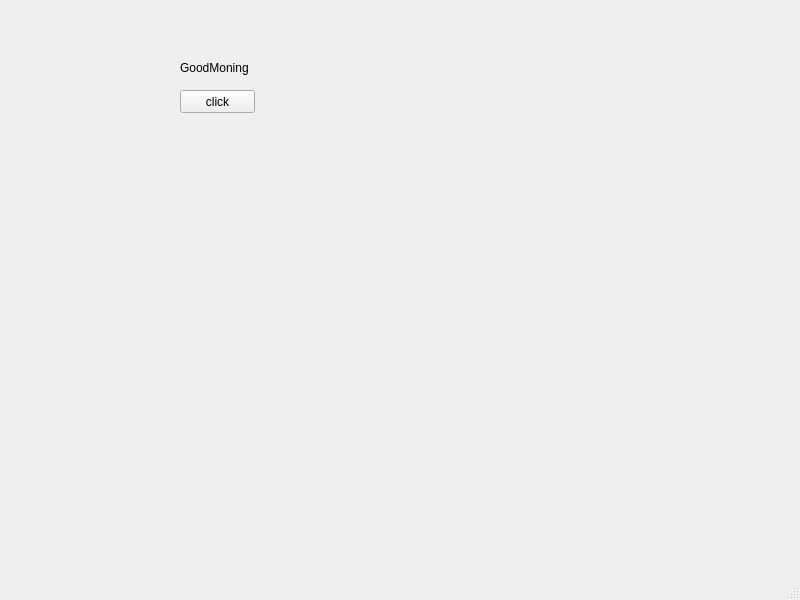
<?xml version="1.0" encoding="UTF-8"?>
<ui version="4.0">
 <class>MainWindow</class>
 <widget class="QMainWindow" name="MainWindow">
  <property name="geometry">
   <rect>
    <x>0</x>
    <y>0</y>
    <width>800</width>
    <height>600</height>
   </rect>
  </property>
  <property name="windowTitle">
   <string>MainWindow</string>
  </property>
  <widget class="QWidget" name="centralwidget">
   <widget class="QLabel" name="lbl">
    <property name="geometry">
     <rect>
      <x>180</x>
      <y>60</y>
      <width>81</width>
      <height>16</height>
     </rect>
    </property>
    <property name="text">
     <string>GoodMoning</string>
    </property>
   </widget>
   <widget class="QPushButton" name="pb">
    <property name="geometry">
     <rect>
      <x>180</x>
      <y>90</y>
      <width>75</width>
      <height>23</height>
     </rect>
    </property>
    <property name="text">
     <string>click</string>
    </property>
   </widget>
  </widget>
  <widget class="QMenuBar" name="menubar">
   <property name="geometry">
    <rect>
     <x>0</x>
     <y>0</y>
     <width>800</width>
     <height>21</height>
    </rect>
   </property>
  </widget>
  <widget class="QStatusBar" name="statusbar"/>
 </widget>
 <resources/>
 <connections/>
</ui>
